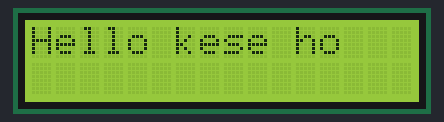
Recording of a sketch running on a simulated Arduino Uno, built with avr-gcc and run on an emulated ATmega328P. On the bench: 16×2 character LCD.

Above: at 0.1 s.
At 1.52 s:
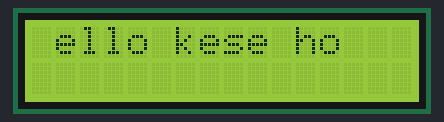
At 2.6 s:
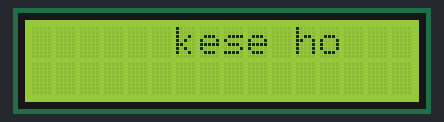
At 4.2 s:
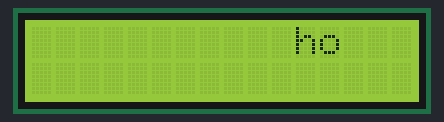
At 6.0 s:
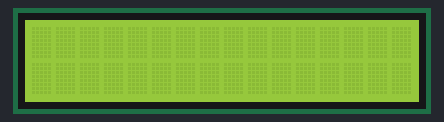
At 9.73 s:
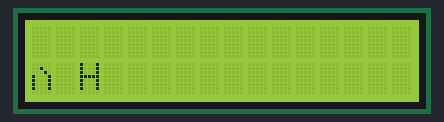

Measured:
- by itself, everything shown: repeats every 8.8 s, in 19 steps
- what the display in image 2 shows lasts 0.6 s, from 2.6 s to 3.2 s
- what the display in image 4 shows lasts 2.8 s, from 5.9 s to 8.7 s

The sketch:

lcd_con.ino
```cpp
#include <LiquidCrystal.h>

LiquidCrystal lcd(7, 6, 5, 4, 3, 2);
char message[] = "Hello kese ho"; // Message to scroll

void setup() {
  lcd.begin(16, 2);
  lcd.print(message);
  delay(1000);
  lcd.clear();
}

void loop() {
  // Scroll the text
  for (int i = 0; i < (strlen(message) + 16); i++) {
    lcd.clear();
    lcd.setCursor(i, 0);
    int len = min(16, strlen(message) - i); // Length to print without exceeding screen width
    for (int j = 0; j < len; j++) {
      lcd.print(message[i + j]);
    }
    delay(300);
  }
}
```
